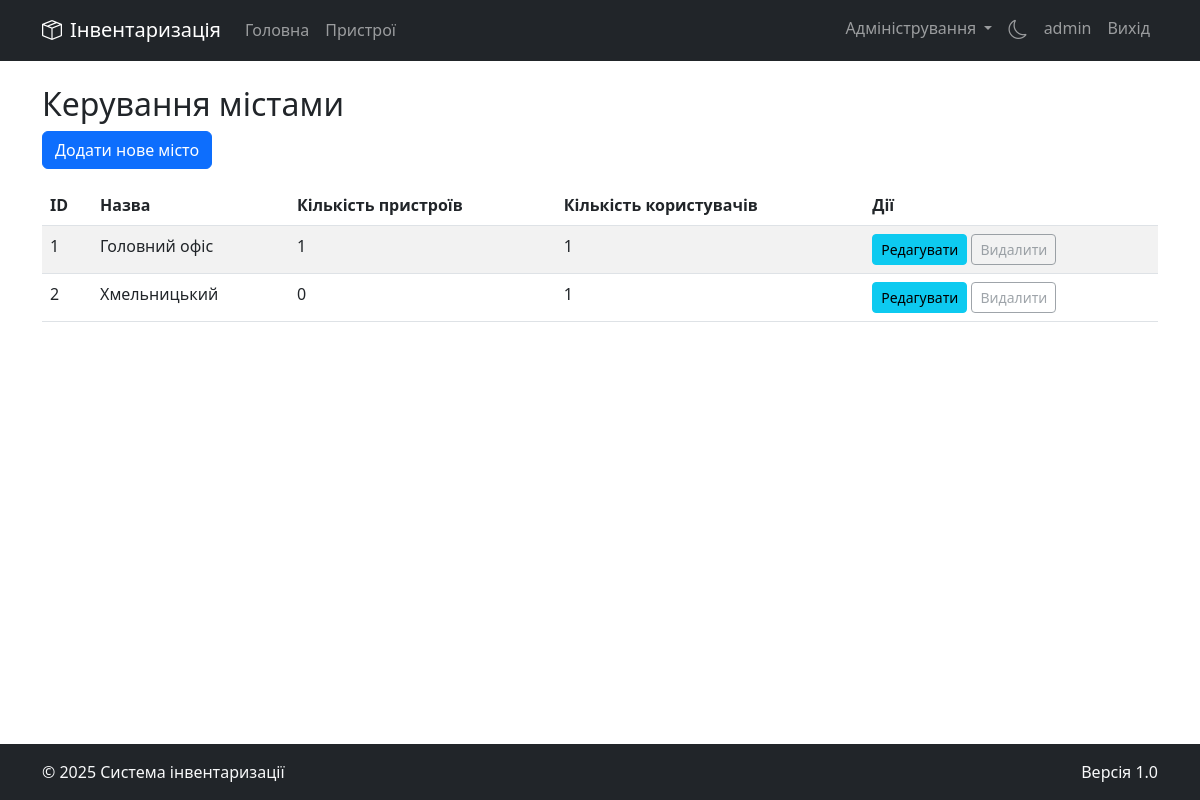
Screenshot of /admin/cities (signed in) with the database file from the repository.
### models.py (models this page shows)
class User(UserMixin, db.Model):
    id = db.Column(db.Integer, primary_key=True)
    username = db.Column(db.String(80), unique=True, nullable=False)
    password_hash = db.Column(db.String(255), nullable=False)
    is_admin = db.Column(db.Boolean, default=False)
    is_active = db.Column(db.Boolean, default=True)
    city_id = db.Column(db.Integer, db.ForeignKey('city.id'), nullable=False)
    created_at = db.Column(db.DateTime, default=datetime.utcnow)
    last_login = db.Column(db.DateTime)
    activities = db.relationship('UserActivity', backref='user', lazy=True)
    device_histories = db.relationship('DeviceHistory', backref='user', lazy=True)

class City(db.Model):
    id = db.Column(db.Integer, primary_key=True)
    name = db.Column(db.String(100), nullable=False, unique=True)
    created_at = db.Column(db.DateTime, default=datetime.utcnow)
    users = db.relationship('User', backref='city', lazy=True)
    devices = db.relationship('Device', backref='city', lazy=True)

### blueprints/admin.py (the view)
@admin_bp.route('/cities')
@login_required
@admin_required
def admin_cities():
    cities = City.query.all()
    return render_template('admin/cities.html', cities=cities)

### app.py (called while the page is built)
@login_manager.user_loader
def load_user(user_id):
    return User.query.get(int(user_id))

### utils.py (called while the page is built)
def admin_required(f):
    @wraps(f)
    def decorated_function(*args, **kwargs):
        if not current_user.is_authenticated or not current_user.is_admin:
            abort(403)
        return f(*args, **kwargs)
    return decorated_function

### templates/admin/cities.html
{% extends "base.html" %}
{% block content %}
<h2>Керування містами</h2>
<a href="{{ url_for('admin.admin_add_city') }}" class="btn btn-primary mb-3">Додати нове місто</a>
<div class="table-responsive">
    <table class="table table-striped">
        <thead>
            <tr>
                <th>ID</th>
                <th>Назва</th>
                <th>Кількість пристроїв</th>
                <th>Кількість користувачів</th>
                <th>Дії</th>
            </tr>
        </thead>
        <tbody>
            {% for city in cities %}
            <tr>
                <td>{{ city.id }}</td>
                <td>{{ city.name }}</td>
                <td>{{ city.devices|length }}</td>
                <td>{{ city.users|length }}</td>
                <td>
                    <a href="{{ url_for('admin.admin_edit_city', city_id=city.id) }}" class="btn btn-sm btn-info">Редагувати</a>
                    {% if city.devices|length == 0 and city.users|length == 0 %}
                    <form method="POST" action="{{ url_for('admin.admin_delete_city', city_id=city.id) }}" class="d-inline" onsubmit="return confirm('Ви впевнені, що хочете видалити це місто?');">
                        <button type="submit" class="btn btn-sm btn-danger">Видалити</button>
                    </form>
                    {% else %}
                    <button class="btn btn-sm btn-outline-secondary" disabled title="Неможливо видалити місто, оскільки воно використовується">Видалити</button>
                    {% endif %}
                </td>
            </tr>
            {% endfor %}
        </tbody>
    </table>
</div>
{% endblock %}

### templates/base.html (shortened to what this page needs)
<!DOCTYPE html>
<html lang="uk" data-bs-theme="{{ request.cookies.get('theme', 'light') }}">
<head>
    <link href="https://cdn.jsdelivr.net/npm/bootstrap@5.3.0/dist/css/bootstrap.min.css" rel="stylesheet">
    <link rel="stylesheet" href="https://cdn.jsdelivr.net/npm/bootstrap-icons@1.11.0/font/bootstrap-icons.css">
</head>
<body>
    <header>
        <nav class="navbar navbar-expand-lg navbar-dark bg-dark mb-4">
            <div class="container">
                <a class="navbar-brand" href="{{ url_for('index') }}">
                    <i class="bi bi-box-seam me-2"></i>Інвентаризація
                </a>
                <div class="collapse navbar-collapse" id="navbarNav">
                    <ul class="navbar-nav me-auto">
                        <li class="nav-item">
                            <a class="nav-link" href="{{ url_for('index') }}">Головна</a>
                        </li>
                        {% if current_user.is_authenticated %}
                        <li class="nav-item">
                            <a class="nav-link" href="{{ url_for('devices.devices') }}">Пристрої</a>
                        </li>
                        {% endif %}
                    </ul>
                    <ul class="navbar-nav ms-auto">
                        {% if current_user.is_authenticated %}
                            {% if current_user.is_admin %}
                            <li class="nav-item dropdown">
                                <a class="nav-link dropdown-toggle" href="#" id="adminDropdown" role="button" data-bs-toggle="dropdown" aria-expanded="false">
                                    Адміністрування
                                </a>
                            </li>
                            {% endif %}
                            <li class="nav-item">
                                <a class="nav-link" href="{{ url_for('toggle_theme') }}">
                                    {% if request.cookies.get('theme') == 'dark' %}
                                        <i class="bi bi-sun navbar-theme-icon"></i>
                                    {% else %}
                                        <i class="bi bi-moon navbar-theme-icon"></i>
                                    {% endif %}
                                </a>
                            </li>
                            <li class="nav-item">
                                <a class="nav-link" href="#">{{ current_user.username }}</a>
                            </li>
                            <li class="nav-item">
                                <a class="nav-link" href="{{ url_for('auth.logout') }}">Вихід</a>
                            </li>
                        {% endif %}
                    </ul>
                </div>
            </div>
        </nav>
    </header>
    <main class="container mb-4">
        {% block content %}{% endblock %}
    </main>
    <footer class="bg-dark text-light py-3 mt-auto">
        <div class="container">
            <div class="row">
                <div class="col-md-6">
                    <p class="mb-0">&copy; 2025 Система інвентаризації</p>
                </div>
                <div class="col-md-6 text-md-end">
                    <p class="mb-0">Версія 1.0</p>
                </div>
            </div>
        </div>
    </footer>
</body>
</html>

### templates/base.html (style rules this page uses)
body { min-height: 100vh; display: flex; flex-direction: column; }
main { flex: 1; }
.navbar-theme-icon { font-size: 1.2rem; cursor: pointer; }

### rows the page displays
User: username "admin"
City: id "1", name "Головний офіс", devices|length "1", users|length "1"
City: id "2", name "Хмельницький", devices|length "0", users|length "1"
